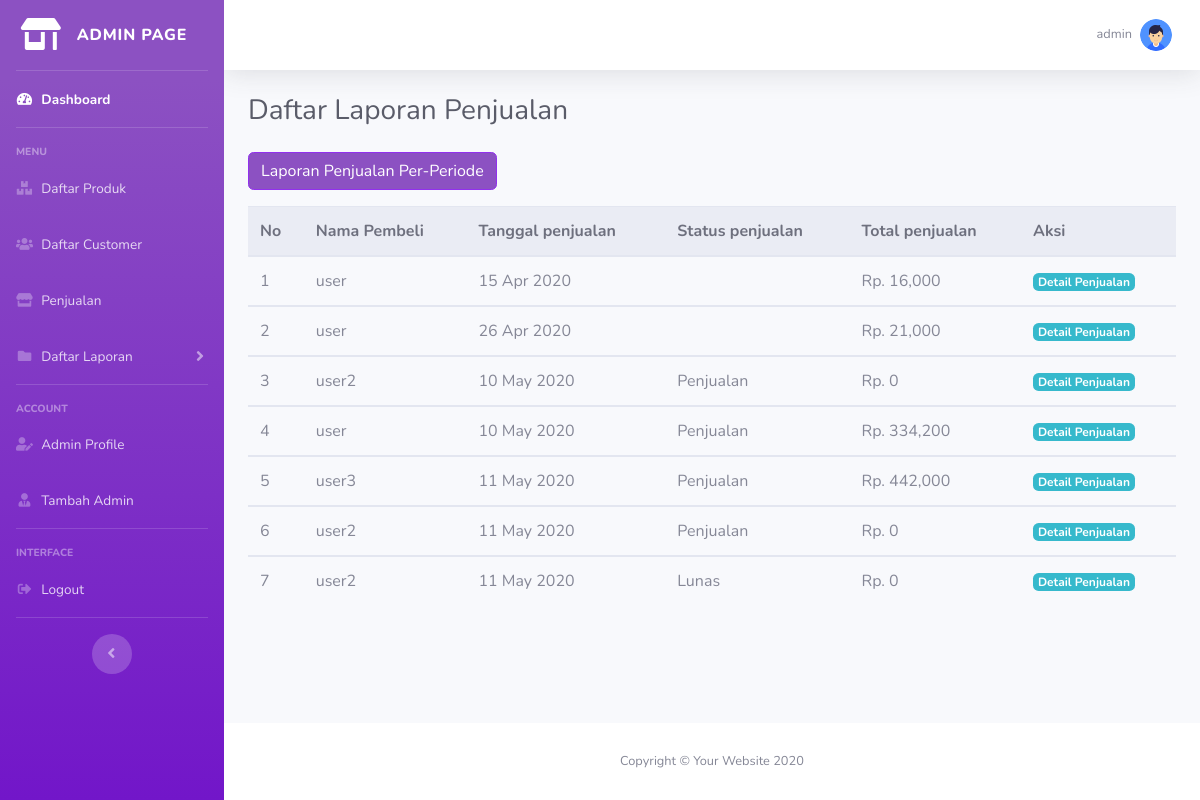
Page /apps/laporan.php (signed in) on the earlier database version.
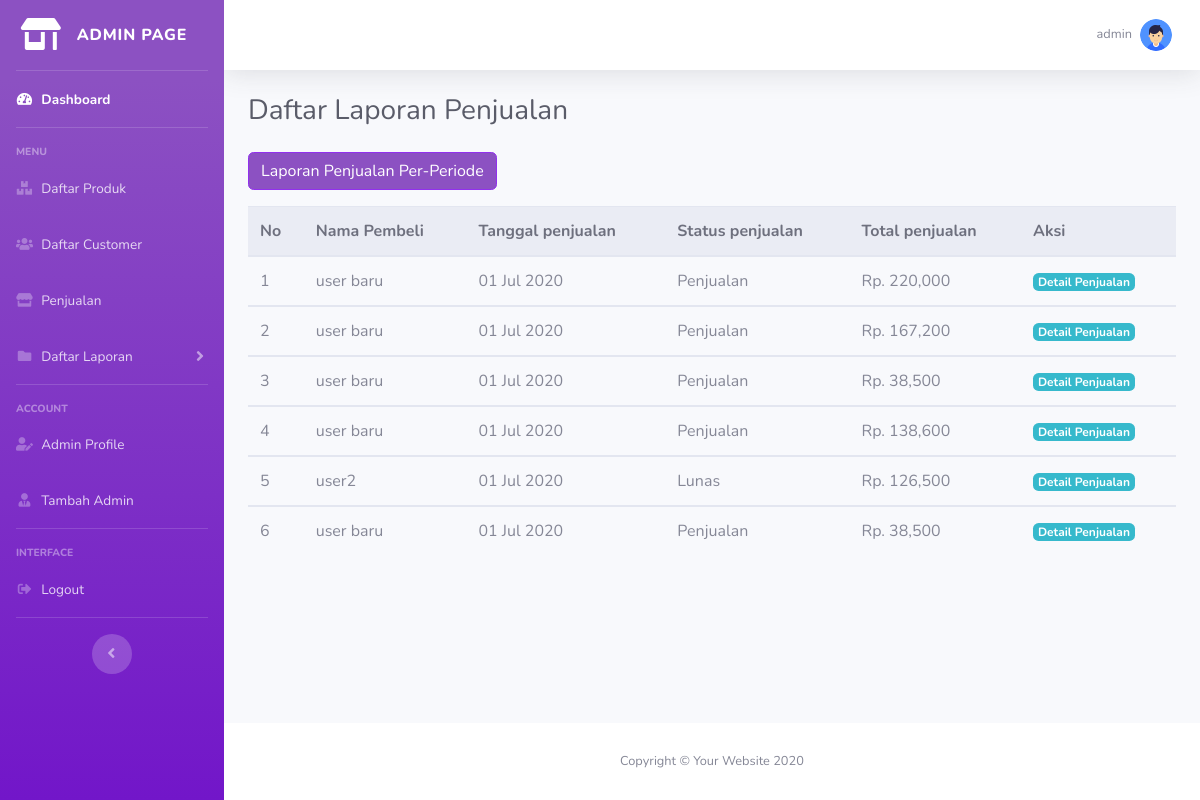
Same page on the later database version.
### tables this page shows
CREATE TABLE `penjualan` (
  `id_penjualan` int(11) NOT NULL,
  `id_cust` int(11) NOT NULL,
  `tgl_penjualan` date NOT NULL,
  `total_penjualan` double NOT NULL,
  `status` varchar(20) NOT NULL
);

CREATE TABLE `customer` (
  `id_cust` int(11) NOT NULL,
  `nama` varchar(150) NOT NULL,
  `no_telp` varchar(15) NOT NULL,
  `alamat` text NOT NULL
);

### function/functionadmin.php (called while the page is built, shortened)
<?php
include 'koneksi.php';
function query($data)
{
    global $conn;
    $result = mysqli_query($conn, $data);
    $rows = [];
    while ($row = mysqli_fetch_assoc($result)) {
        $rows[] = $row;
    }
    return $rows;
}

### apps/laporan.php (the view, shortened to what this page needs)
<?php
require '../function/functionadmin.php';
$id  = $_SESSION["admin"]["id_admin"];
$adminProfil = query("SELECT * FROM admins WHERE id_admin = $id")[0];
$datapenjualan = query("SELECT * FROM penjualan JOIN customer ON penjualan.id_cust = customer.id_cust ORDER BY tgl_penjualan ASC");
?>
<!DOCTYPE html>
<html lang="en">
<head>
    <link href="assets/vendor/fontawesome-free/css/all.min.css" rel="stylesheet" type="text/css">
    <link href="assets/css/sb-admin-2.min.css" rel="stylesheet">
</head>
<body id="page-top">
    <div id="wrapper">
        <?php include 'page/sidebar.php'; ?>
        <div id="content-wrapper" class="d-flex flex-column">
            <div id="content">
                <?php include 'page/topbar.php'; ?>
                <div class="container-fluid">
                    <div class="d-sm-flex align-items-center justify-content-between mb-4">
                        <h1 class="h3 mb-0 text-gray-800">Daftar Laporan Penjualan</h1>
                    </div>
                    <div class="row">
                        <div class="col-lg-12 mb-4">
                            <a href="cetakLaporan.php" class="btn btn-ungu mb-3">Laporan Penjualan Per-Periode</a>
                            <table class="table">
                                <thead class="thead-light">
                                    <tr>
                                        <th scope="col">No</th>
                                        <th scope="col">Nama Pembeli</th>
                                        <th scope="col">Tanggal penjualan</th>
                                        <th scope="col">Status penjualan</th>
                                        <th scope="col">Total penjualan</th>
                                        <th scope="col">Aksi</th>
                                    </tr>
                                </thead>
                                <?php $i = 1; ?>
                                <?php foreach ($datapenjualan as $row) : ?>
                                    <tbody>
                                        <tr>
                                            <td scope="row"><?= $i; ?></td>
                                            <td><?= $row["nama"]; ?></td>
                                            <td><?= date("d M Y ", strtotime($row["tgl_penjualan"])); ?></td>
                                            <td><?= $row["status"]; ?></td>
                                            <td>Rp. <?= number_format($row["total_penjualan"]); ?></td>
                                            <td>
                                                <a href="detailLapPenjualan.php?id=<?= $row["id_penjualan"]; ?>" class="badge badge-info">Detail Penjualan</a>
                                            </td>
                                        </tr>
                                    </tbody>
                                    <?php $i++; ?>
                                <?php endforeach; ?>
                            </table>
                        </div>
                    </div>
                </div>
            </div>
            <?php include 'page/footer.php'; ?>
        </div>
    </div>
</body>
</html>

### apps/page/sidebar.php (shortened to what this page needs)
<ul class="navbar-nav bg-gradient-ungu sidebar sidebar-dark accordion" id="accordionSidebar">
    <a class="sidebar-brand d-flex align-items-center justify-content-center" href="index.php">
        <div class="sidebar-brand-icon">
            <i class="fas fa-store-alt fa-fw"></i>
        </div>
        <div class="sidebar-brand-text mx-3">Admin Page</div>
    </a>
    <hr class="sidebar-divider my-0">
    <li class="nav-item active">
        <a class="nav-link" href="index.php">
            <i class="fas fa-fw fa-tachometer-alt"></i>
            <span>Dashboard</span></a>
    </li>
    <hr class="sidebar-divider">
    <div class="sidebar-heading">
        Menu
    </div>
    <li class="nav-item">
        <a class="nav-link" href="produk.php">
            <i class="fas fa-fw fa-boxes"></i>
            <span>Daftar Produk</span></a>
    </li>
    <li class="nav-item">
        <a class="nav-link" href="customer.php">
            <i class="fas fa-fw fa-users"></i>
            <span>Daftar Customer</span></a>
    </li>
    <li class="nav-item">
        <a class="nav-link" href="penjualan.php">
            <i class="fas fa-fw fa-store"></i>
            <span>Penjualan</span></a>
    </li>
    <li class="nav-item">
        <a class="nav-link collapsed" href="#" data-toggle="collapse" data-target="#collapseTwo" aria-expanded="true" aria-controls="collapseTwo">
            <i class="fas fa-fw fa-folder"></i>
            <span>Daftar Laporan</span>
        </a>
    </li>
    <hr class="sidebar-divider">
    <div class="sidebar-heading">
        Account
    </div>
    <li class="nav-item">
        <a class="nav-link" href="profile.php">
            <i class="fas fa-fw fa-user-edit"></i>
            <span>Admin Profile</span></a>
    </li>
    <?php if ($_SESSION['admin']['role'] === 'admin') : ?>
        <li class="nav-item">
            <a class="nav-link" href="addAdmin.php">
                <i class="fas fa-fw fa-user-tie"></i>
                <span>Tambah Admin</span></a>
        </li>
    <?php endif; ?>
    <hr class="sidebar-divider">
    <div class="sidebar-heading">
        Interface
    </div>
    <li class="nav-item">
        <a class="nav-link" href="logout.php">
            <i class="fas fa-fw fa-sign-out-alt"></i>
            <span>Logout</span></a>
    </li>
    <hr class="sidebar-divider d-none d-md-block">
    <div class="text-center d-none d-md-inline">
        <button class="rounded-circle border-0" id="sidebarToggle"></button>
    </div>
</ul>

### apps/page/topbar.php (shortened to what this page needs)
<nav class="navbar navbar-expand navbar-light bg-white topbar mb-4 static-top shadow">
    <ul class="navbar-nav ml-auto">
        <li class="nav-item dropdown no-arrow">
            <a class="nav-link dropdown-toggle" href="#" id="userDropdown" role="button" data-toggle="dropdown" aria-haspopup="true" aria-expanded="false">
                <span class="mr-2 d-none d-lg-inline text-gray-600 small"><?= $adminProfil['nama']; ?></span>
                <img class="img-profile rounded-circle" src="img/profile/<?= $adminProfil['img']; ?>">
            </a>
        </li>
    </ul>
</nav>

### apps/page/footer.php
<footer class="sticky-footer bg-white">
    <div class="container my-auto">
        <div class="copyright text-center my-auto">
            <span>Copyright &copy; Your Website <?= date('Y'); ?></span>
        </div>
    </div>
</footer>

Differences in the rows shown:
removed penjualan: id_cust.nama "user", tgl_penjualan "15 Apr 2020", total_penjualan "16,000"
removed penjualan: id_cust.nama "user", tgl_penjualan "26 Apr 2020", total_penjualan "21,000"
removed penjualan: id_cust.nama "user2", tgl_penjualan "10 May 2020", status "Penjualan", total_penjualan "0"
removed penjualan: id_cust.nama "user", tgl_penjualan "10 May 2020", status "Penjualan", total_penjualan "334,200"
removed penjualan: id_cust.nama "user3", tgl_penjualan "11 May 2020", status "Penjualan", total_penjualan "442,000"
removed penjualan: id_cust.nama "user2", tgl_penjualan "11 May 2020", status "Penjualan", total_penjualan "0"
removed penjualan: id_cust.nama "user2", tgl_penjualan "11 May 2020", status "Lunas", total_penjualan "0"
added penjualan: id_cust.nama "user baru", tgl_penjualan "01 Jul 2020", status "Penjualan", total_penjualan "220,000"
added penjualan: id_cust.nama "user baru", tgl_penjualan "01 Jul 2020", status "Penjualan", total_penjualan "167,200"
added penjualan: id_cust.nama "user baru", tgl_penjualan "01 Jul 2020", status "Penjualan", total_penjualan "38,500"
added penjualan: id_cust.nama "user baru", tgl_penjualan "01 Jul 2020", status "Penjualan", total_penjualan "138,600"
added penjualan: id_cust.nama "user2", tgl_penjualan "01 Jul 2020", status "Lunas", total_penjualan "126,500"
added penjualan: id_cust.nama "user baru", tgl_penjualan "01 Jul 2020", status "Penjualan", total_penjualan "38,500"
